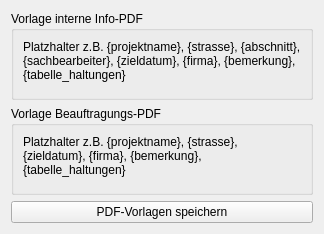
     <widget class="QWidget" name="tab_pdf_templates">
      <attribute name="title">
       <string>PDF-Vorlagen</string>
      </attribute>
      <layout class="QVBoxLayout" name="verticalLayout_pdf_templates">
       <item>
        <widget class="QGroupBox" name="group_pdf_info">
         <property name="title">
          <string>Vorlage interne Info-PDF</string>
         </property>
         <layout class="QVBoxLayout" name="verticalLayout_pdf_info">
          <item>
           <widget class="QLabel" name="label_pdf_info_placeholders">
            <property name="text">
             <string>Platzhalter z.B. {projektname}, {strasse}, {abschnitt}, {sachbearbeiter}, {zieldatum}, {firma}, {bemerkung}, {tabelle_haltungen}</string>
            </property>
            <property name="wordWrap">
             <bool>true</bool>
            </property>
           </widget>
          </item>
          <item>
           <widget class="QWidget" name="pdf_info_editor" native="true"/>
          </item>
         </layout>
        </widget>
       </item>
       <item>
        <widget class="QGroupBox" name="group_pdf_beauf">
         <property name="title">
          <string>Vorlage Beauftragungs-PDF</string>
         </property>
         <layout class="QVBoxLayout" name="verticalLayout_pdf_beauf">
          <item>
           <widget class="QLabel" name="label_pdf_beauf_placeholders">
            <property name="text">
             <string>Platzhalter z.B. {projektname}, {strasse}, {zieldatum}, {firma}, {bemerkung}, {tabelle_haltungen}</string>
            </property>
            <property name="wordWrap">
             <bool>true</bool>
            </property>
           </widget>
          </item>
          <item>
           <widget class="QWidget" name="pdf_beauf_editor" native="true"/>
          </item>
         </layout>
        </widget>
       </item>
       <item>
        <widget class="QPushButton" name="btn_save_pdf_templates">
         <property name="text">
          <string>PDF-Vorlagen speichern</string>
         </property>
        </widget>
       </item>
      </layout>
     </widget>
